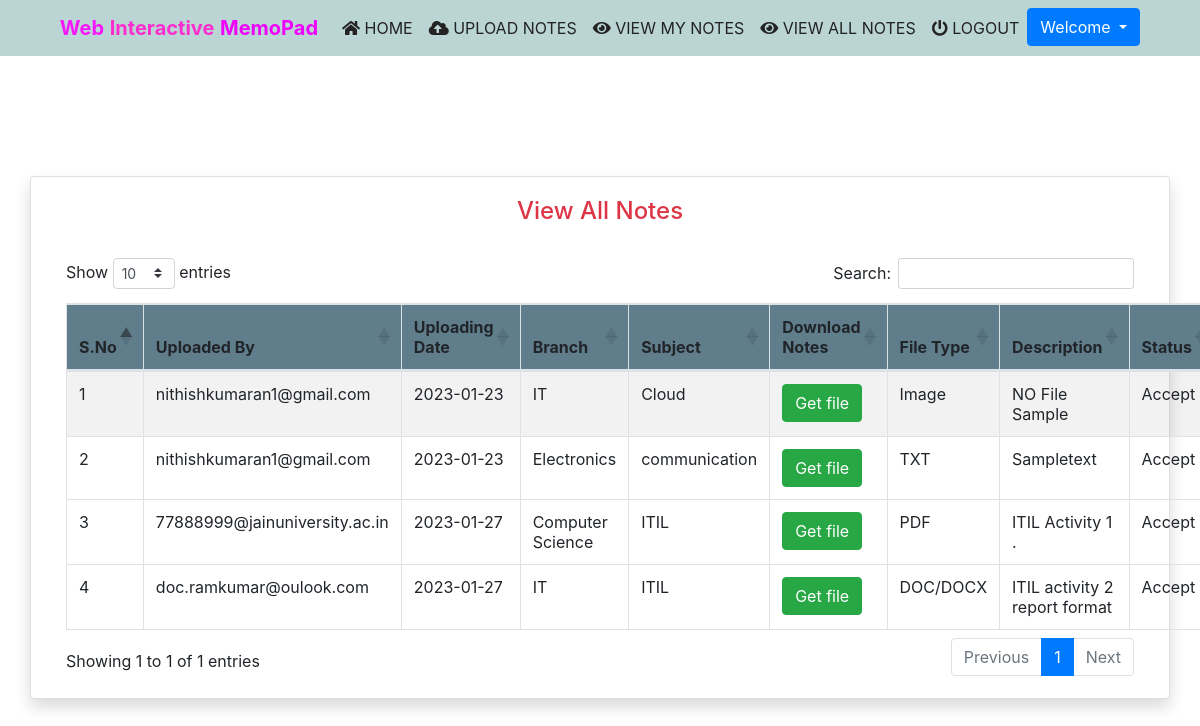
The app's page /viewallnotes (signed in), older data.
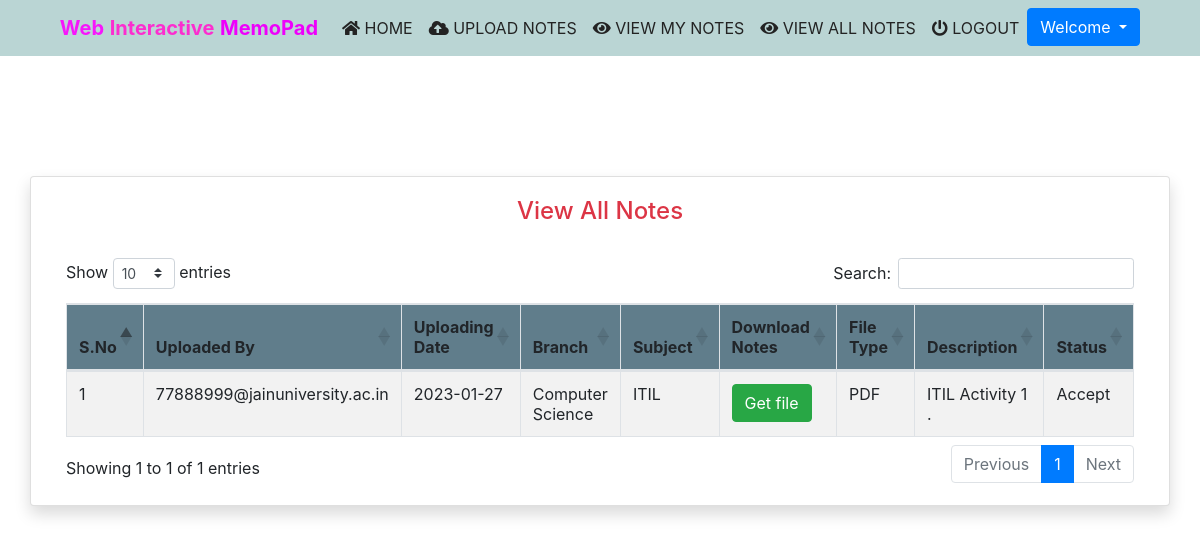
The same page, newer data.
### notes/models.py (models this page shows, shortened)
class Notes(models.Model):
    user = models.ForeignKey(User,on_delete=models.CASCADE)
    uploadingdate = models.CharField(max_length=30)
    branch = models.CharField(max_length=30)
    subject = models.CharField(max_length=30)
    notesfile = models.FileField(null=True)
    filetype = models.CharField(max_length=30)
    description = models.CharField(max_length=200, null=True)
    status = models.CharField(max_length=15)

### notes/views.py (the view)
# urls.py: path('viewallnotes', viewallnotes, name='viewallnotes'),
def viewallnotes(request):
    if not request.user.is_authenticated:
        return redirect('login')
    notes = Notes.objects.filter(status='Accept')
    d = {'notes':notes}
    return render(request, 'viewallnotes.html',d)

### notes/templates/viewallnotes.html (shortened to what this page needs)
{% extends 'usernavigation.html'%}
{% load static %}
{% block body %}
<div class="container card shadow mt-5">
	<div class="card-body">
           <h4 class="text-center text-danger">View All Notes</h4>
			<br>
			<table id="example" class="table table-striped table-bordered" style="width:100%">
				<thead style="background-color : #607d8b;">
					<tr>
						<th>S.No</th>
						<th>Uploaded By</th>
						<th>Uploading Date</th>
						<th>Branch</th>
						<th>Subject</th>
						<th>Download Notes</th>
						<th>File Type</th>
						<th>Description</th>
						<th>Status</th>
					</tr>
					</thead>
				{% for i in notes %}
				<tbody>
				<tr>
                    <td>{{forloop.counter}}</td>
					<td>{{i.user.username}}</td>
					<td>{{i.uploadingdate}}</td>
					<td>{{i.branch}}</td>
					<td>{{i.subject}}</td>
					<td><a href="{{i.notesfile.url}}" class="btn btn-success" download>Get file</a></td>
					<td>{{i.filetype}}</td>
					<td>{{i.description}}</td>
					<td>{{i.status}}</td>
                </tr>
				{% endfor %}
				</tbody>
			</table>
    </div>
</div>
{% endblock %}

Row changes from the older to the newer data that the page shows:
removed Notes: user.username "nithishkumaran1@gmail.com", uploadingdate "2023-01-23", branch "IT", subject "Cloud", filetype "Image", description "NO File Sample", status "Accept"
removed Notes: user.username "nithishkumaran1@gmail.com", uploadingdate "2023-01-23", branch "Electronics", subject "communication", filetype "TXT", description "Sampletext", status "Accept"
removed Notes: user.username "doc.ramkumar@oulook.com", uploadingdate "2023-01-27", branch "IT", subject "ITIL", filetype "DOC/DOCX", description "ITIL activity 2 report format", status "Accept"
